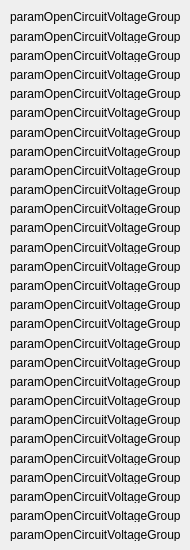
      <widget class="QWidget" name="tabOpenCircuitVoltageGroup">
       <attribute name="title">
        <string>Напряжение разомкнутой цепи группы</string>
       </attribute>
       <widget class="QWidget" name="verticalLayoutWidget">
        <property name="geometry">
         <rect>
          <x>10</x>
          <y>10</y>
          <width>171</width>
          <height>531</height>
         </rect>
        </property>
        <layout class="QVBoxLayout" name="verticalLayout_4">
         <item>
          <widget class="QLabel" name="labelOpenCircuitVoltageGroup0">
           <property name="text">
            <string>paramOpenCircuitVoltageGroup0</string>
           </property>
          </widget>
         </item>
         <item>
          <widget class="QLabel" name="labelOpenCircuitVoltageGroup1">
           <property name="text">
            <string>paramOpenCircuitVoltageGroup1</string>
           </property>
          </widget>
         </item>
         <item>
          <widget class="QLabel" name="labelOpenCircuitVoltageGroup2">
           <property name="text">
            <string>paramOpenCircuitVoltageGroup2</string>
           </property>
          </widget>
         </item>
         <item>
          <widget class="QLabel" name="labelOpenCircuitVoltageGroup3">
           <property name="text">
            <string>paramOpenCircuitVoltageGroup3</string>
           </property>
          </widget>
         </item>
         <item>
          <widget class="QLabel" name="labelOpenCircuitVoltageGroup4">
           <property name="text">
            <string>paramOpenCircuitVoltageGroup4</string>
           </property>
          </widget>
         </item>
         <item>
          <widget class="QLabel" name="labelOpenCircuitVoltageGroup5">
           <property name="text">
            <string>paramOpenCircuitVoltageGroup5</string>
           </property>
          </widget>
         </item>
         <item>
          <widget class="QLabel" name="labelOpenCircuitVoltageGroup6">
           <property name="text">
            <string>paramOpenCircuitVoltageGroup6</string>
           </property>
          </widget>
         </item>
         <item>
          <widget class="QLabel" name="labelOpenCircuitVoltageGroup7">
           <property name="text">
            <string>paramOpenCircuitVoltageGroup7</string>
           </property>
          </widget>
         </item>
         <item>
          <widget class="QLabel" name="labelOpenCircuitVoltageGroup8">
           <property name="text">
            <string>paramOpenCircuitVoltageGroup8</string>
           </property>
          </widget>
         </item>
         <item>
          <widget class="QLabel" name="labelOpenCircuitVoltageGroup9">
           <property name="text">
            <string>paramOpenCircuitVoltageGroup9</string>
           </property>
          </widget>
         </item>
         <item>
          <widget class="QLabel" name="labelOpenCircuitVoltageGroup10">
           <property name="text">
            <string>paramOpenCircuitVoltageGroup10</string>
           </property>
          </widget>
         </item>
         <item>
          <widget class="QLabel" name="labelOpenCircuitVoltageGroup11">
           <property name="text">
            <string>paramOpenCircuitVoltageGroup11</string>
           </property>
          </widget>
         </item>
         <item>
          <widget class="QLabel" name="labelOpenCircuitVoltageGroup12">
           <property name="text">
            <string>paramOpenCircuitVoltageGroup12</string>
           </property>
          </widget>
         </item>
         <item>
          <widget class="QLabel" name="labelOpenCircuitVoltageGroup13">
           <property name="text">
            <string>paramOpenCircuitVoltageGroup13</string>
           </property>
          </widget>
         </item>
         <item>
          <widget class="QLabel" name="labelOpenCircuitVoltageGroup14">
           <property name="text">
            <string>paramOpenCircuitVoltageGroup14</string>
           </property>
          </widget>
         </item>
         <item>
          <widget class="QLabel" name="labelOpenCircuitVoltageGroup15">
           <property name="text">
            <string>paramOpenCircuitVoltageGroup15</string>
           </property>
          </widget>
         </item>
         <item>
          <widget class="QLabel" name="labelOpenCircuitVoltageGroup16">
           <property name="text">
            <string>paramOpenCircuitVoltageGroup16</string>
           </property>
          </widget>
         </item>
         <item>
          <widget class="QLabel" name="labelOpenCircuitVoltageGroup17">
           <property name="text">
            <string>paramOpenCircuitVoltageGroup17</string>
           </property>
          </widget>
         </item>
         <item>
          <widget class="QLabel" name="labelOpenCircuitVoltageGroup18">
           <property name="text">
            <string>paramOpenCircuitVoltageGroup18</string>
           </property>
          </widget>
         </item>
         <item>
          <widget class="QLabel" name="labelOpenCircuitVoltageGroup19">
           <property name="text">
            <string>paramOpenCircuitVoltageGroup19</string>
           </property>
          </widget>
         </item>
         <item>
          <widget class="QLabel" name="labelOpenCircuitVoltageGroup20">
           <property name="text">
            <string>paramOpenCircuitVoltageGroup20</string>
           </property>
          </widget>
         </item>
         <item>
          <widget class="QLabel" name="labelOpenCircuitVoltageGroup21">
           <property name="text">
            <string>paramOpenCircuitVoltageGroup21</string>
           </property>
          </widget>
         </item>
         <item>
          <widget class="QLabel" name="labelOpenCircuitVoltageGroup22">
           <property name="text">
            <string>paramOpenCircuitVoltageGroup22</string>
           </property>
          </widget>
         </item>
         <item>
          <widget class="QLabel" name="labelOpenCircuitVoltageGroup23">
           <property name="text">
            <string>paramOpenCircuitVoltageGroup23</string>
           </property>
          </widget>
         </item>
         <item>
          <widget class="QLabel" name="labelOpenCircuitVoltageGroup24">
           <property name="text">
            <string>paramOpenCircuitVoltageGroup24</string>
           </property>
          </widget>
         </item>
         <item>
          <widget class="QLabel" name="labelOpenCircuitVoltageGroup25">
           <property name="text">
            <string>paramOpenCircuitVoltageGroup25</string>
           </property>
          </widget>
         </item>
         <item>
          <widget class="QLabel" name="labelOpenCircuitVoltageGroup26">
           <property name="text">
            <string>paramOpenCircuitVoltageGroup26</string>
           </property>
          </widget>
         </item>
         <item>
          <widget class="QLabel" name="labelOpenCircuitVoltageGroup27">
           <property name="text">
            <string>paramOpenCircuitVoltageGroup27</string>
           </property>
          </widget>
         </item>
        </layout>
       </widget>
      </widget>
